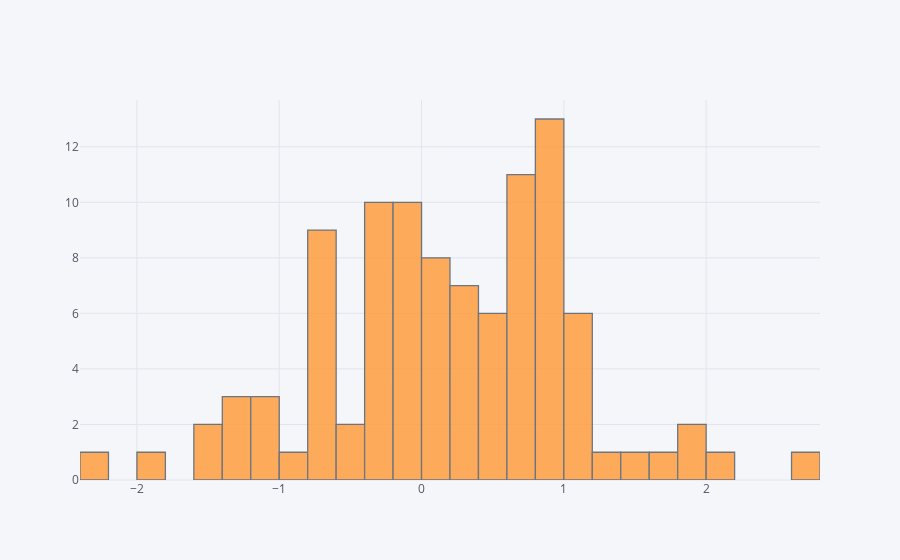

Notebook cell for this chart:
### Markdown cell above
## histogram

### Code cell
df['A'].iplot(kind='hist',bins=25)

### Figure 1 — Plotly figure (JSON) as saved in the notebook; plotly's stock layout.template omitted (floating-point values rounded to 4 significant figures)
{"data": [{"histfunc": "count", "histnorm": "", "marker": {"color": "rgba(255, 153, 51, 1.0)", "line": {"color": "#4D5663", "width": 1.3}}, "name": "A", "nbinsx": 25, "opacity": 0.8, "orientation": "v", "type": "histogram", "uid": "19eff122-ea28-408e-adf9-68c15223a19e", "x": [1.182, -1.196, -0.2287, -0.2177, 0.6561, -0.7077, 0.147, 0.4268, -0.04433, -0.9917, -0.658, 0.6642, -0.09813, -0.06387, -1.531, 0.4253, -1.927, 0.08068, 2.097, 2.713, -2.262, -1.159, 1.139, -0.2567, 0.9196, 1.129, -0.2556, -0.3131, -0.391, 1.893, -0.007893, 0.7543, 1.938, 1.188, 0.8052, 0.1523, 0.7093, 0.8582, 0.004645, -0.6927, 0.2509, -0.05272, 0.9789, 0.719, 0.8098, 0.2552, 1.59, 0.6413, 0.2354, -0.2379, 0.4275, 0.0527, -0.7506, -0.107, 0.3466, 0.9284, 0.09535, 1.108, 0.5627, 0.9894, 0.27, 0.2715, 1.752, 0.8497, -1.27, -0.3809, 0.791, -0.6544, 0.7403, -0.6373, -1.052, 1.058, -0.1516, 0.8266, -1.266, 0.5298, 0.7595, 0.09643, 0.9444, -0.07286, 0.9366, -0.3794, 0.6662, -0.1984, -1.207, -1.445, -0.1171, 0.6485, 0.9446, -0.7922, 0.9905, 0.1164, -0.4289, 1.297, 0.5432, 0.2783, -0.4343, -0.7447, -0.6127, -0.3753]}], "layout": {"barmode": "overlay", "legend": {"bgcolor": "#F5F6F9", "font": {"color": "#4D5663"}}, "paper_bgcolor": "#F5F6F9", "plot_bgcolor": "#F5F6F9", "title": {"font": {"color": "#4D5663"}}, "xaxis": {"gridcolor": "#E1E5ED", "showgrid": true, "tickfont": {"color": "#4D5663"}, "title": {"font": {"color": "#4D5663"}, "text": ""}, "zerolinecolor": "#E1E5ED"}, "yaxis": {"gridcolor": "#E1E5ED", "showgrid": true, "tickfont": {"color": "#4D5663"}, "title": {"font": {"color": "#4D5663"}, "text": ""}, "zerolinecolor": "#E1E5ED"}}}
